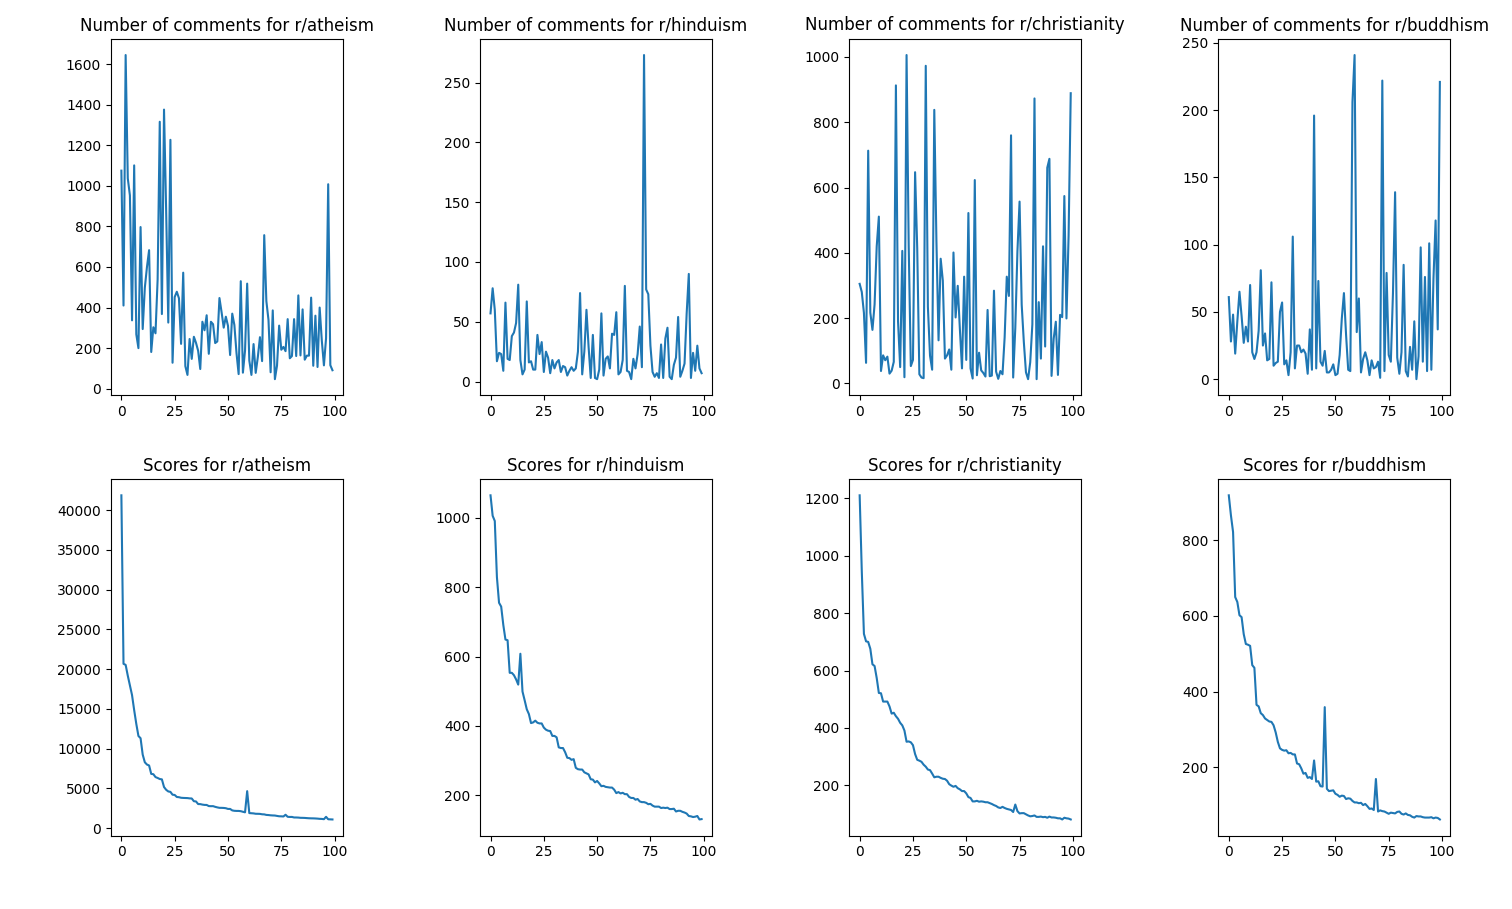

Python code for this plot:
import os
import matplotlib.pyplot as plt
import json

files = os.listdir("./comments")

fig, ax = plt.subplots(nrows=2, ncols=len(files))
plt.tight_layout()
print(ax.shape)

for i,file in enumerate(files):
    c = []
    with open(f"./comments/{file}", "r") as f:
        c = json.loads(f.read())
    current_sub = file.split(" ")[-1][:-5]

    ax[0,i].plot(
        # [e['post_id'] for e in c],
        [len(e['comments']) for e in c]
    )

    ax[0,i].set_title(f"Number of comments for r/{ current_sub }")

    ax[1,i].plot(
        # [e['post_id'] for e in c],
        [e['post_score'] for e in c]
    )

    ax[1,i].set_title(f"Scores for r/{ current_sub }")

plt.show()
